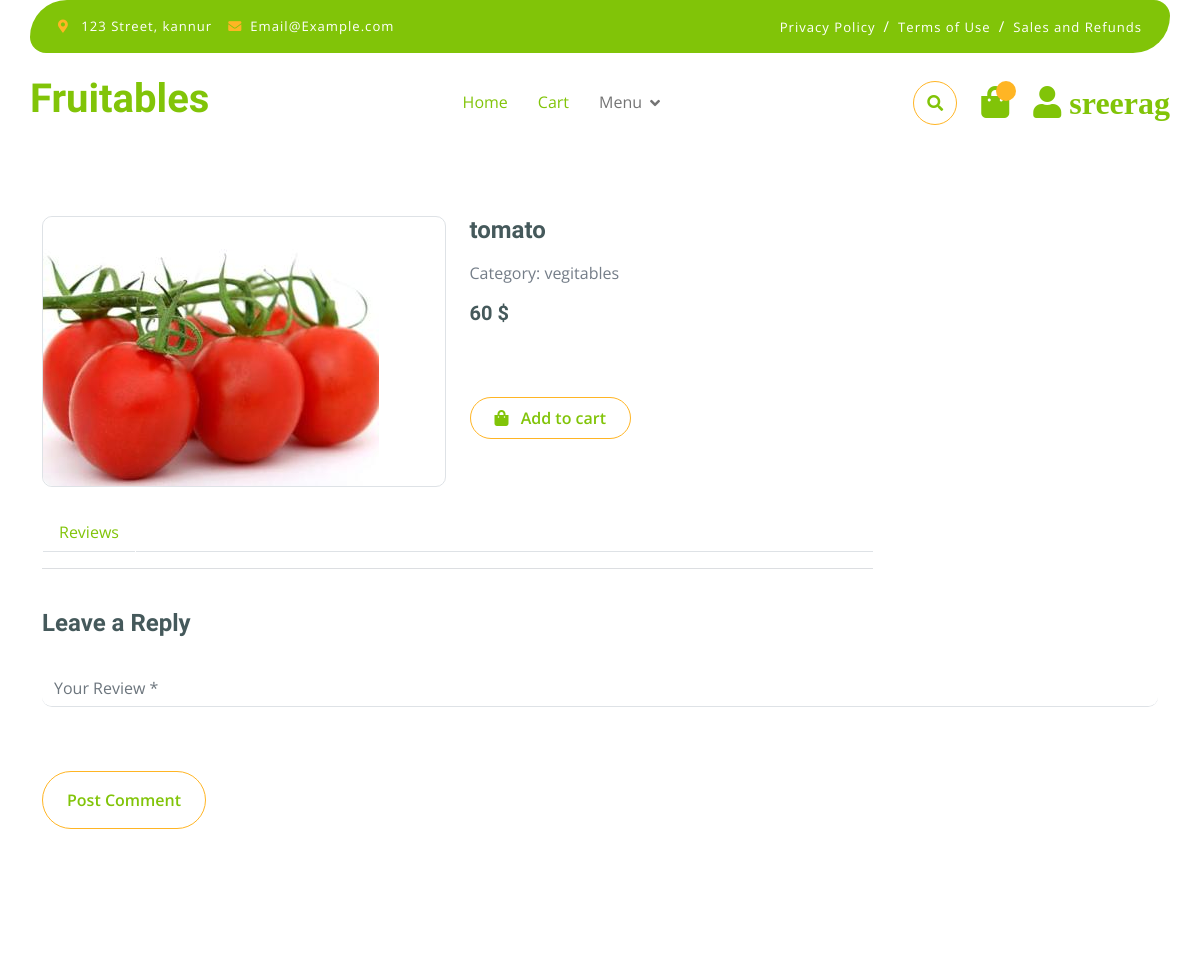
Before: /shopdetails/21/ (signed in, upper part) with the older database file.
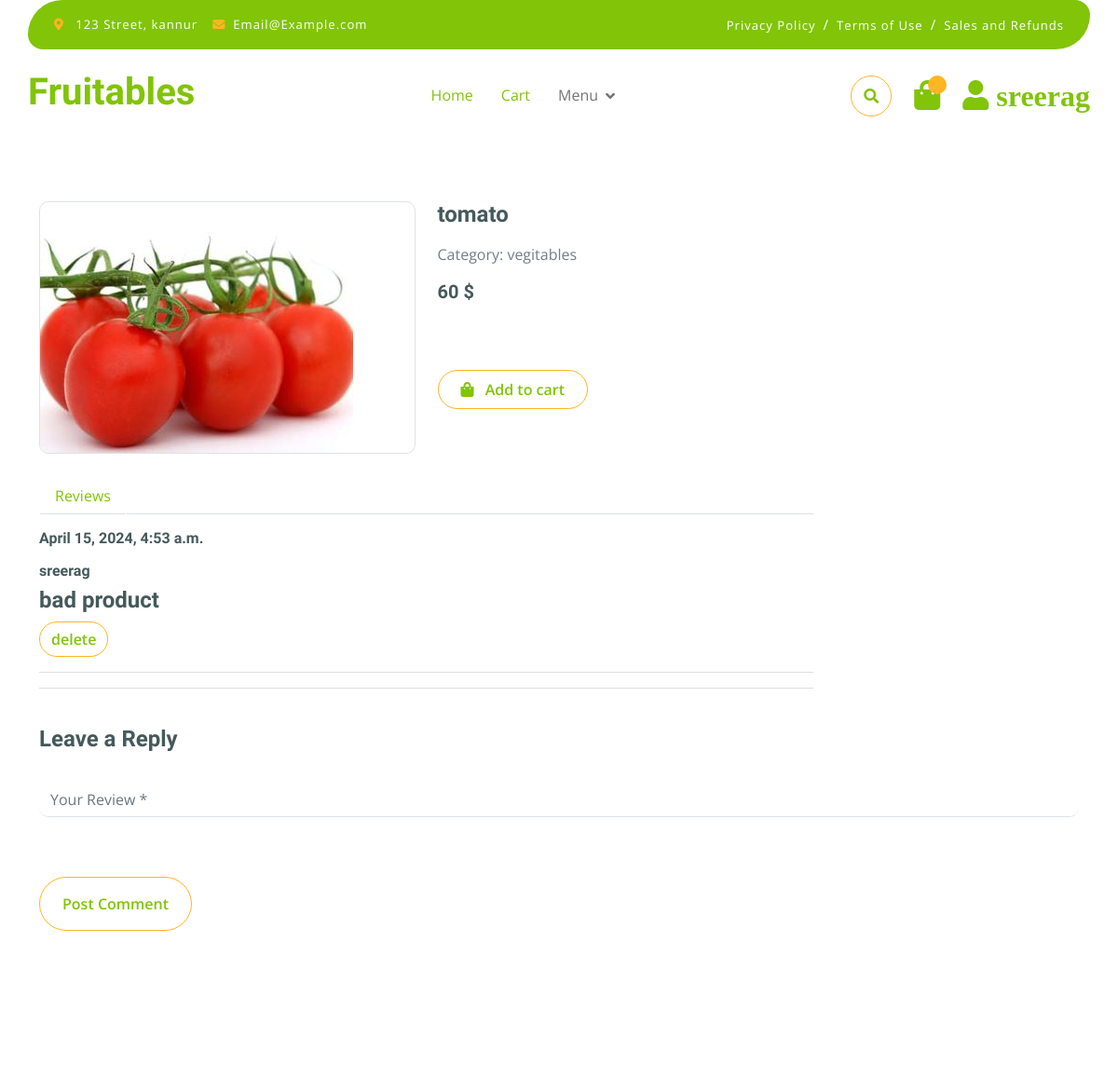
After: the same page with the newer database file.
### app/models.py (models this page shows)
class Review(models.Model):
    user=models.ForeignKey(User,on_delete=models.CASCADE,blank=True, null=True)
    product_review=models.TextField(blank=True, null=True)
    created = models.DateTimeField(auto_now=True)
    product=models.ForeignKey(Product,on_delete=models.CASCADE,blank=True, null=True)

### app/views.py (the view)
# urls.py: path('shopdetails/<str:pk>/',shopDetails,name='shopdetails'),
@login_required(login_url='login')
def shopDetails(request, pk):
    product = Product.objects.get(id=pk)
    review = Review.objects.filter(product=pk)
    related_product = Product.objects.filter(categ=product.categ)
    context = {'product': product, 'review': review,
               'related_product': related_product}
    return render(request, 'shop-detail.html', context)

### app/models.py (called while the page is built)
    def __str__(self):
        return self.name

### templates/shop-detail.html (shortened to what this page needs)
{% extends "index.html" %}
{% block shop-details %}
<br>
<br>
<br>
<div class="container-fluid py-5 mt-5">
    <div class="container py-5">
        <div class="row g-4 mb-5">
            <div class="col-lg-8 col-xl-9">
                <div class="row g-4">
                    <div class="col-lg-6">
                        <div class="border rounded">
                            <a href="#">
                                <img src="{{product.image.url}}" class="img-fluid rounded" alt="Image">
                            </a>
                        </div>
                    </div>
                    <div class="col-lg-6">
                        <h4 class="fw-bold mb-3">{{product.name}}</h4>
                        <p class="mb-3">Category: {{product.categ}}</p>
                        <h5 class="fw-bold mb-3">{{product.price}} $</h5>
                        <a href="{% url 'addtocart' product.id %}" class="btn border border-secondary rounded-pill px-4 py-2 mb-4 text-primary"><i class="fa fa-shopping-bag me-2 text-primary"></i> Add to cart</a>
                    </div>
                    <div class="col-lg-12">
                        <nav>
                            <div class="nav nav-tabs mb-3">
                                <button class="nav-link border-white border-bottom-0" type="button" role="tab"
                                    id="nav-mission-tab" data-bs-toggle="tab" data-bs-target="#nav-mission"
                                    aria-controls="nav-mission" aria-selected="false">Reviews</button>
                            </div>
                        </nav>
                        <div class="">
                            {% for i in review  %}
                            <div class="tab-pane" id="nav-mission" role="tabpanel" aria-labelledby="nav-mission-tab">
                                        <p class="mb-2" style="font-size: 14px;"><h6>{{i.created}}</h6></p>
                                        <div class="">
                                            <h6>{{i.user}}</h6>
                                            <h4>{{i.product_review}}</h4>
                                            <button type="submit" class="btn border border-secondary text-primary rounded-pill  "><a href="{% url 'deletereview' i.id %}">delete</a></button>
                                        </div>
                                        <hr>
                                    </div> {% endfor %}
                                    <hr>
                                </div>
                            </div>
                        </div>
                    </div>
                    <form action="{% url 'addreview' product.id %}" method="POST"> {% csrf_token %}
                        <h4 class="mb-2 fw-bold">Leave a Reply</h4>
                        <div class="row g-4">
                            <div class="col-lg-12">
                                <div class="border-bottom rounded my-4">
                                    <input name="review" id="" class="form-control border-0" cols="30" rows="8" placeholder="Your Review *" spellcheck="false">
                                </div>
                            </div>
                            <div class="col-lg-12">
                                <div class="d-flex justify-content-between py-3 mb-5">
                                    <button type="submit" class="btn border border-secondary text-primary rounded-pill px-4 py-3">Post Comment</button>
                                </div>
                            </div>
                        </div></form>
                </div>
            </div>
        </div>
{% endblock shop-details %}

Changed rows visible on the page:
added Review: created "April 15, 2024, 4:53 a.m.", user "sreerag", product_review "bad product"
